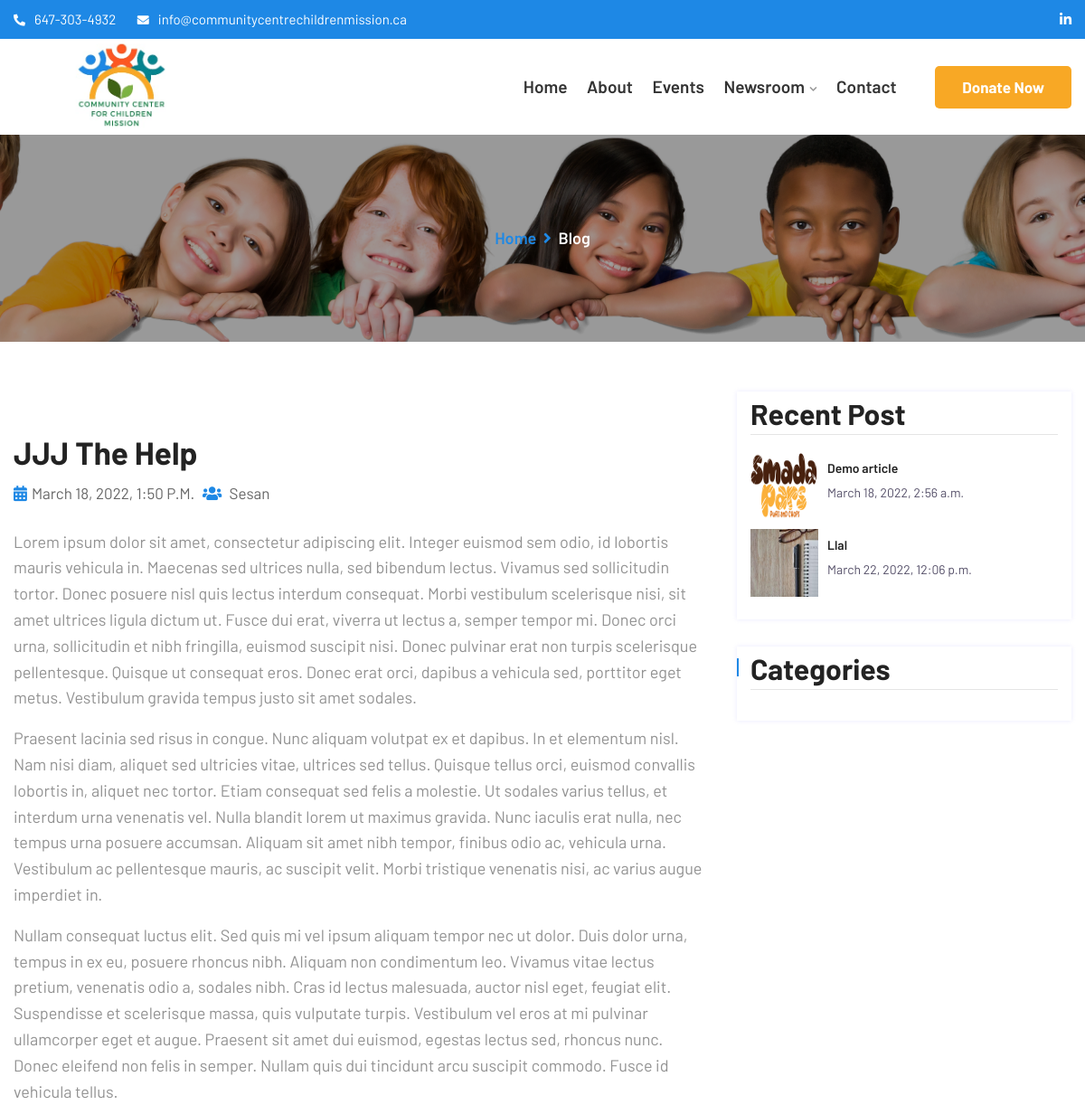
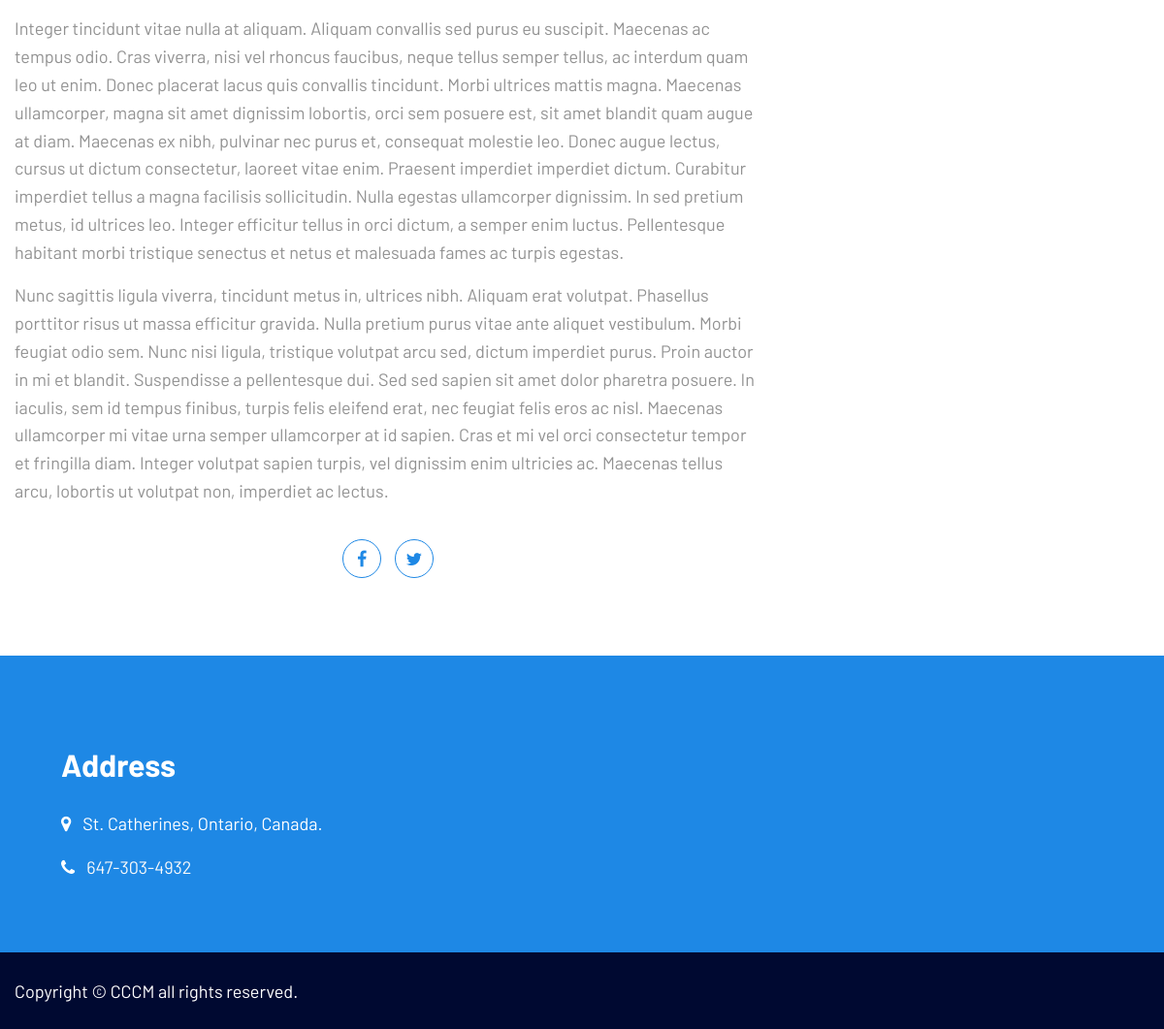
The app's page /article/2/jjj-the-help/ with its own data (2 pictures, top to bottom).
### core/models.py (models this page shows, shortened)
class Article(models.Model):
    author = models.ForeignKey(
        User,
        null=True,
        on_delete=models.SET_NULL
        )
    title = models.CharField(max_length=240, help_text="Article title")
    category = models.ForeignKey(
        Category,
        on_delete=models.SET_NULL,
        null=True,
        help_text="Select a category that this article belong to."
        )
    featured_image = models.ImageField(upload_to='articles/', default="default.jpg", help_text="Article image")
    image_credit = models.CharField(max_length=120, null=True, blank=True)
    content = RichTextUploadingField(null=True, blank=True)
    link = models.URLField(
        max_length=500,
        null=True,
        blank=True,
        help_text="Provide an external URL to the article if you don't want to create a content.")
    featured = models.BooleanField(default=False)
    date_stamp = models.DateTimeField(auto_now_add=True)
    is_active = models.BooleanField(default=False)
    slug = models.SlugField(
        default='',
        editable=False,
        max_length=120,
    )
    class Meta:
        unique_together = ('title', 'slug')
        ordering = ['-id']
    def get_absolute_url(self):
        kwargs = {
            'pk': self.id,
            'slug': self.slug
        }
        return reverse('article_detail', kwargs=kwargs)

### core/views.py (the view)
# urls.py: path('article/<int:pk>/<str:slug>/', ArticleDetailView.as_view(), name="article_detail"),
class ArticleDetailView(DetailView):
    model=Article
    template_name = 'Article/article_detail.html'
    def get_context_data(self, *args, **kwargs):
        context = super(ArticleDetailView, self).get_context_data(**kwargs)
        context['related_articles'] = set(Article.objects.filter(category=self.get_object().category, is_active=True).exclude(id=self.kwargs.get('pk'))[:3])
        context['categories'] = Category.objects.order_by('-id')
        return context

### core/templates/Article/article_detail.html (shortened to what this page needs)
{% extends 'base/base.html' %}
{% load static %}
{% block content %}
<div class="breadcumb-area">
	<div class="container">
		<div class="row">
			<div class="col-md-12 txtc">
				<div class="breadcumb-inner">
					<ul>
						<li><a href="{% url 'home' %}">Home</a></li>
						<li><i class="fas fa-angle-right"></i></li>
						<li>Blog</li>
					</ul>
				</div>
			</div>
		</div>
	</div>
</div>
<div class="blog_area blog_top">
	<div class="container">
		<div class="row">
			<div class="col-lg-8 col-md-6 col-sm-12">
				<div class="single_blog single_blog_grid singles">
					<div class="single_blog_thumb">
					</div>
					<div class="single_blogs_title single_bo">
						<div class="single_blog_title title_style">
							<h3>{{article.title}}</h3>
							<div class="themex-blog-meta">
								<div class="themex-blog-meta-left">
									<span><i class="fas fa-calendar-alt"></i>{{article.date_stamp}}</span>
									<a href="#"><i class="fas fa-users"></i> {{article.author.username}}</a>
								</div>
							</div>
							<p>{{article.content | safe}}</p>
						</div>
					</div>
				</div>
				<div class="blog-text-editor">
					<div class="themex-blog-social">
						<div class="themex-single-icon">
							<div class="themex-single-icon-inner">
								<a href="https://www.facebook.com/sharer/sharer.php?u=https://communitycentrechildrenmission.ca{{article.get_absolute_url}}" target="_blank"><i class="fa fa-facebook"></i></a>
								<a href="https://twitter.com/intent/tweet?url=https://communitysentrechildrenmission.ca{{article.get_absolute_url}}&text=Come%20read%20this%20article%20called%20'{{article.title}}'%20from%20@ccfchildmission" target="_blank"><i class="fa fa-twitter"></i></a>
							</div>
						</div>
					</div>
				</div>
			</div>
			<div class="col-lg-4 col-md-6  col-sm-12 col-xs-12 sidebar-right content-widget pdsl">
				<div class="blog-left-side widget">
					<div  class="widget widget_recent_data">
						<div class="single-widget-item">
							<h2 class="widget-title">Recent Post</h2>
							{% for related in related_articles %}
								<div class="recent-post-item">
									<div class="recent-post-image">
										<a href="{% url 'article_detail' related.id related.slug %}"><img  src="{{related.featured_image.url}}"  alt=""></a>
									</div>
									<div class="recent-post-text">
										<h4><a href="{% url 'article_detail' related.id related.slug %}">{{related.title}}</a></h4>
										<span class="rcomment">{{related.date_stamp}}</span>
									</div>
								</div>
							{% endfor %}
						</div>
					</div>
					<div  class="widget widget_categories">
						<h2 class="widget-title">Categories</h2>
					</div>
				</div>
			</div>
		</div>
	</div>
</div>
{% endblock %}

### records on screen
Article: title "JJJ The Help", date_stamp "March 18, 2022, 1:50 P.m.", author.username "Sesan", content "Lorem ipsum dolor sit amet, consectetur adipiscing elit. Integer euismod sem odio, id lobortis mauris vehicula in. Maecenas sed ultrices nulla, sed bibendum lectus. Vivamus sed sollicitudin tortor. Donec posuere nisl quis lectus interdum consequat. Morbi vestibulum scelerisque nisi, sit amet ultrices ligula dictum ut. Fusce dui erat, viverra ut lectus a, semper tempor mi. Donec orci urna, sollicitudin et nibh fringilla, euismod suscipit nisi. Donec pulvinar erat non turpis scelerisque pellentesque. Quisque ut consequat eros. Donec erat orci, dapibus a vehicula sed, porttitor eget metus. Vestibulum gravida tempus justo sit amet sodales. Praesent lacinia sed risus in congue. Nunc aliquam…"
Article: featured_image (picture), title "Demo article", date_stamp "March 18, 2022, 2:56 a.m."
Article: featured_image (placeholder picture), title "Llal", date_stamp "March 22, 2022, 12:06 p.m."
